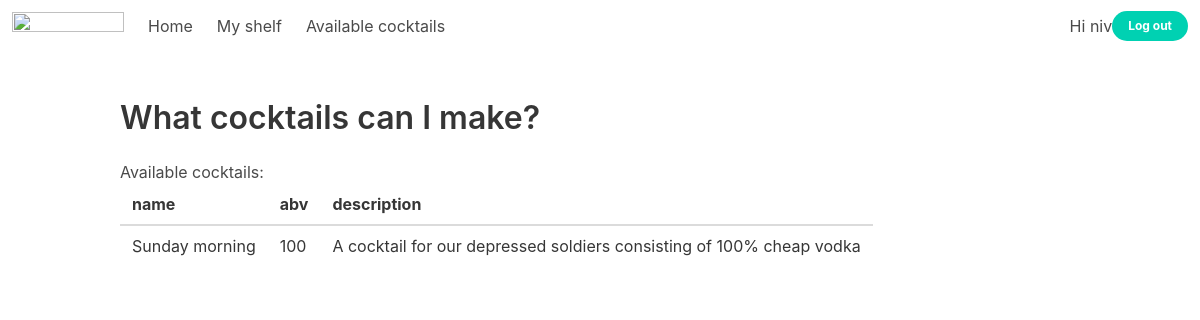
The page /availables (signed in) on the database its author committed.
### Models.py (models this page shows)
class BaseModel(Model):
    class Meta:
        database = database

class Cocktails(BaseModel):
    name = TextField()
    abv = IntegerField()
    description = TextField()
    class Meta:
        table_name = 'cocktails'

### app.py (the view)
@app.route('/availables')
def availables():
    if session.get('username') is None:
        return redirect(url_for('home'))
    q = Cocktails.select(Cocktails.name, Cocktails.abv, Cocktails.description).where(
            Cocktails.id.not_in(
                Recipes.select(Recipes.cocktail_id).where(
                        Recipes.alc_id.not_in(
                            Shelfs.select(Shelfs.alc_id).where(
                                Shelfs.user_id == session.get('user_id')
                                )
                            )
                        )
                    )
            )
    return render_template('availables.html', available_cocktails=q.dicts(), username=session.get('username'))

### app.py (called while the page is built)
@app.before_request
def _db_connect():
    database.connect()

@app.teardown_request
def _db_close(_):
    if not database.is_closed():
        database.close()

### templates/availables.html (shortened to what this page needs)
<!DOCTYPE html>
<html>
<head>
    <link rel="stylesheet" href="https://cdn.jsdelivr.net/npm/bulma@0.9.1/css/bulma.min.css">
</head>
<body>
    <header class="is-size-0.5">
        <nav class="navbar" role="navigation" aria-label="main navigation">
            <div class="navbar-brand">
              <a class="navbar-item" href="/">
                <img src="https://cdn.shopify.com/s/files/1/0249/3988/8733/files/The_Modern_Home_Bar_Logo_2_Cropped_360x.png?v=1556052310" width="112" height="28">
              </a>
            </div>
            <div id="navbarBasicExample" class="navbar-menu">
              <div class="navbar-start">
                <a class="navbar-item">
                  Home
                </a>
                <a class="navbar-item" href="/shelf">
                  My shelf
                </a>
                <a class="navbar-item" href="/availables">
                    Available cocktails
                  </a>
                </div>
              </div>
            <div class="navbar-end">
                <div class="navbar-item">
                    <div style="margin:0 auto">
                        <p>Hi {{username}}</p>
                    </div>
                  <div class="buttons">
                    <a class="button is-primary is-rounded button is-small" href="/logout">
                      <strong>Log out</strong>
                    </a>
                </div>
            </div>
          </div>
        </nav>
    </header>
    <section class="section">
        <div class="container">
            <h1 class="title">
                What cocktails can I make?
            </h1>
            <h2>Available cocktails: </h2>
            <table class="table is-hoverable">
                <thead>
                    {% for k in available_cocktails[0] %}
                    <th>{{k}}</th>
                    {% endfor %}
                </thead>
                {% for cocktail_details in available_cocktails %}
                <tr>
                    {% for k, v in cocktail_details.items() %}
                    <td>{{v}}</td>
                    {% endfor %}
                </tr>
                {% endfor %}
            </table>
        </div>
    </section>
</body>
</html>

### rows shown on the page
Cocktails: name "Sunday morning", cocktail_details "100", description "A cocktail for our depressed soldiers consisting of 100% cheap vodka"

### other values the page prints
{{ username }} "niv"
{{ k }} "name" "abv" "description"
